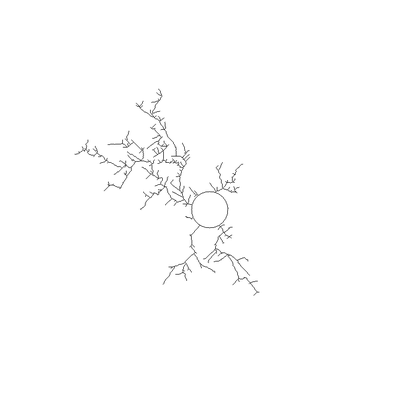
%> input picture PUF_DATA_COLORFLIPED/b15.tif, 420 x 420 px, shrunk from 800 x 800 before the run
$ octave noiseSript5.m   (GNU Octave 9; MATLAB toolbox functions it lacks are replaced by stand-ins)
%> lines starting %> are read from the running program, lines starting %| are printed output that depends on the picture; in (x1, y1, x2, y2) boxes, pixels count from 0 and x2, y2 are one past the last pixel; in counts of white or black regions, pixels touching at a corner belong together; the program's own positions count from 1
### noiseTestMain.m
function data = noiseTestMain(fileName,type)
%> called with fileName = 'b15.tif', type = 1
refIMG = imread(fileName);
%> refIMG is the input picture: size 420x420 uint8; min 51, max 255, mean 253.6
refIMG = im2double(refIMG);
%> refIMG: size 420x420 double
if (type==1)
    noised_sample = 10;
    data = zeros(noised_sample, 1);

    for index = 2:noised_sample
        NImg = imageNoiseMaker(fileName,"salt & pepper",0.005*(index-1));
        denoise_image = denoiseHandle(NImg, "salt & pepper");
        try
            matchedTreeindex = smallIdentification(denoise_image);
        catch
            matchedTreeindex = 0;
        end
        data(index) = matchedTreeindex;

    end
elseif (type==2)
    noised_sample = 26;
    data = zeros(noised_sample, 1);

    parfor index = 1:noised_sample
        NImg = imageNoiseMaker(fileName,"gaussian",0.001*(index-1));
        denoise_image = denoiseHandle(NImg);
        try
            matchedTreeindex = smallIdentification(denoise_image);
        catch
            matchedTreeindex = 0;
        end
        data(index) = matchedTreeindex;
    end

end
end


function matchedTreeindex = smallIdentification(inputIMGE)
inputIMGE = (inputIMGE*-1) + 1;
[height, width] = size(inputIMGE);
rough_circle = hough_circle(inputIMGE,.5,0.1,33,37,1);

rough_circle = round(mean(rough_circle, 2));
circleCenter.x = rough_circle(1);
circleCenter.y = rough_circle(2);
circleCenter.radius = rough_circle(3);
[xgrid, ygrid] = meshgrid(1:width, 1:height);
tempradius = circleCenter.radius;
for index = -3:3
    circle = sqrt((circleCenter.y - ygrid).^2 + (circleCenter.x...
        - xgrid).^2) <= tempradius + index;
    circle2 = sqrt((circleCenter.y - ygrid).^2 + (circleCenter.x...
        - xgrid).^2) <= tempradius + index -1;
    circleDiff = circle - circle2;
    [y, x] = find(circleDiff);
    temptotal = numel(y);
    if (sum(inputIMGE(y,x))/temptotal > .93)
        circleCenter.radius = tempradius + index;
        disp("succuessfully find the more accurate radius")
        break;
    end

    if (index == 3)
        circleCenter.radius = tempradius + .5;
    end
end


[TreeStruct, ~, ~, distinfo, angleinfo] = graph_based_rdGen(inputIMGE, circleCenter);

[maxmatchingRate, matchedTreeindex, Rmat] = mappingMain(TreeStruct,distinfo,angleinfo);

end

### imageNoiseMaker.m
function [NImg, LEN, THETA] = imageNoiseMaker(fileName,noiseName,varargin)
%> called with fileName = 'b15.tif', noiseName = 'salt & pepper'
%UNTITLED Summary of this function goes here
%   Detailed explanation goes here

I = imread(fileName);
I = im2double(I);
LEN = 0; THETA = 0;
if (noiseName == "gaussian")
    NImg = imnoise(I, 'gaussian', 0, varargin{1});
elseif (noiseName == "salt & pepper")
    NImg = imnoise(I, 'salt & pepper', varargin{1});
elseif (noiseName == "motion")
    LEN = varargin{1};
    THETA = varargin{2};
    PSF = fspecial('motion', LEN, THETA);
    NImg = imfilter(I, PSF, 'conv', 'circular');
end
end

### denoiseHandle.m
function denoise_image = denoiseHandle(noised_image, varargin)

if isempty(varargin)
    denoise_image = wiener2(noised_image);
    denoise_image = imbinarize(denoise_image);
    denoise_image = bwareaopen(denoise_image);
elseif varargin{1} == "salt & pepper"
    format = fspecial('average', 5);
    denoise_image = filter2(format, noised_image);
    denoise_image = imbinarize(denoise_image);
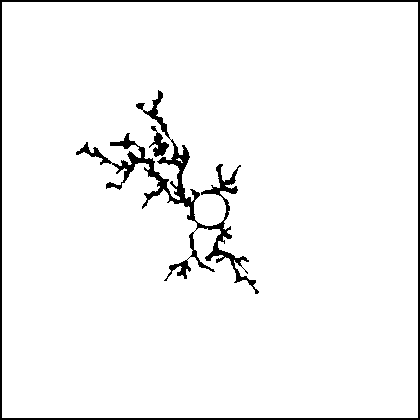
%> denoise_image: size 420x420 logical; 95.7% white; 3 black regions, box (x1, y1, x2, y2) and area: (76, 90, 259, 294) 3959, (0, 0, 420, 420) 3344, (149, 126, 169, 157) 257
    denoise_image = bwareaopen(denoise_image, 400);
%> denoise_image: size 420x420 logical; 95.7% white; 3 black regions, box (x1, y1, x2, y2) and area: (76, 90, 259, 294) 3973, (0, 0, 420, 420) 3344, (149, 126, 169, 157) 257
    denoise_image = -denoise_image + 1;
    denoise_image = bwmorph(denoise_image,'thin',inf);
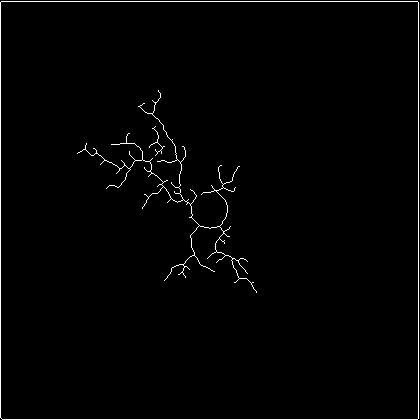
%> denoise_image: size 420x420 logical; 1.5% white in thin lines or dots
    denoise_image = -denoise_image + 1;
%> denoise_image: size 420x420 double; values 0 (black) and 1 (white), 98.5% white; black in thin lines or dots
elseif varargin{1} == "motion"
    LEN = varargin{2};
    THETA = varargin{3};
    PSF = fspecial('motion', LEN, THETA);
    NSR = 0;
    denoise_image = deconvwnr(noised_image, PSF, NSR);
    denoise_image = imbinarize(denoise_image);
end

end

### hough_circle.m
function [para, hough_space,hough_circleOut] = hough_circle(BW,step_r,step_angle,r_min,r_max,p)
%> called with step_r = 0.5, step_angle = 0.1, r_min = 33, r_max = 37, p = 1
%[HOUGH_SPACE,HOUGH_CIRCLE,PARA] = HOUGH_CIRCLE(BW,STEP_R,STEP_ANGLE,R_MAX,P)

[m,n] = size(BW);
size_r = round((r_max-r_min)/step_r)+1;
size_angle = round(2*pi/step_angle);

hough_space = zeros(m,n,size_r);

[rows,cols] = find(BW);
%> rows = 2663 values from 2 to 420; cols = 2663 values from 1 to 419
ecount = size(rows);
%> ecount = [2663 1]

% Hough Transformation
% Transform (x,y) domain to (a, b, r) domain
% a = x-r*cos(angle)
% b = y-r*sin(angle)
for i=1:ecount
    for r=1:size_r
        for k=1:size_angle
            a = round(rows(i)-(r_min+(r-1)*step_r)*cos(k*step_angle));
            b = round(cols(i)-(r_min+(r-1)*step_r)*sin(k*step_angle));
            if(a>0&a<=m&b>0&b<=n)
                hough_space(a,b,r) = hough_space(a,b,r)+1;
            end
        end
    end
end

% ??????????
max_para = max(max(max(hough_space)));
%> max_para = 13
index = find(hough_space>=max_para*p);
%> index = 1329526
length = size(index);
%> length = [1 1]
hough_circleOut=zeros(m,n);
for i=1:ecount
    for k=1:length
        par3 = floor(index(k)/(m*n))+1;
        par2 = floor((index(k)-(par3-1)*(m*n))/m)+1;
        par1 = index(k)-(par3-1)*(m*n)-(par2-1)*m;
        if((rows(i)-par1)^2+(cols(i)-par2)^2<(r_min+(par3-1)*step_r)^2+5&...
                (rows(i)-par1)^2+(cols(i)-par2)^2>(r_min+(par3-1)*step_r)^2-5)
            hough_circleOut(rows(i),cols(i)) = 1;
        end
    end
end
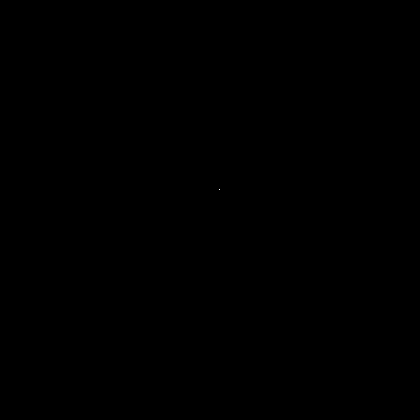
%> hough_circleOut: size 420x420 double; values 0 (black) and 1 (white), 0% white in thin lines or dots, all inside (x1, y1, x2, y2) = (219, 189, 220, 190)

% The output
for k=1:length
    par3 = floor(index(k)/(m*n))+1;
    par2 = floor((index(k)-(par3-1)*(m*n))/m)+1;
    par1 = index(k)-(par3-1)*(m*n)-(par2-1)*m;
    par3 = r_min+(par3-1)*step_r;
    fprintf(1,'Center%d at [%d, %d], radius = %d\n',k,par1,par2,par3);
    para(:,k) = [par1,par2,par3]';

end
%> this loop made 1 pass
%> (par3, par2, par1) on pass 1: (36.5, 226, 226)
%> (printed output is left out)
%> after the loop, para = [226; 226; 36.5]
%> in smallIdentification, `rough_circle = round(mean(rough_circle, 2));`: rough_circle = [226; 226; 37]
%> in smallIdentification, `circleCenter.x = rough_circle(1);`: circleCenter.x = 226
%> in smallIdentification, `circleCenter.radius = rough_circle(3);`: circleCenter.radius = 37
%> the loop in smallIdentification, `for index = -3:3` made 7 passes
%> (temptotal, circleCenter.radius) on pass 7: (248, 37.5)
%> pass 1, in smallIdentification, `circle2 = sqrt((circleCenter.y - ygrid).^2 + (circleCenter.x - xgrid)...`:
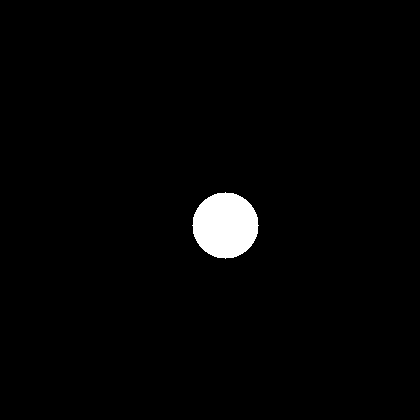
%> circle2: size 420x420 logical; 1.9% white; 1 white region, box (x1, y1, x2, y2) and area: (192, 192, 259, 259) 3409
%> pass 1, in smallIdentification, `circleDiff = circle - circle2;`:
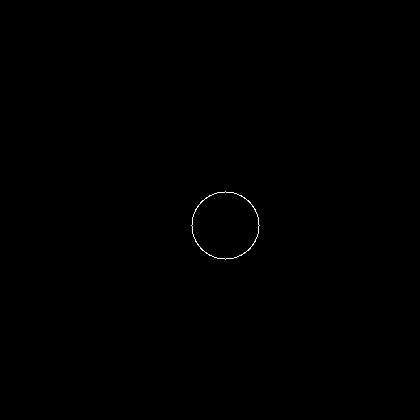
%> circleDiff: size 420x420 double; values 0 (black) and 1 (white), 0.12% white in thin lines or dots, all inside (x1, y1, x2, y2) = (191, 191, 260, 260)
%> pass 2, in smallIdentification, `circle = sqrt((circleCenter.y - ygrid).^2 + (circleCenter.x - xgrid).^..`:
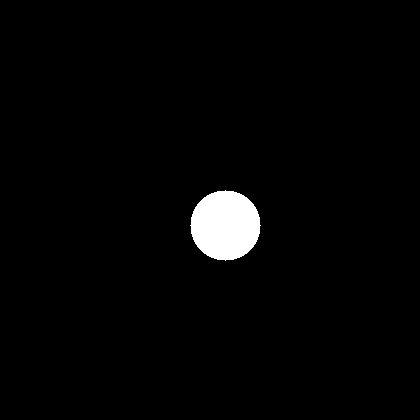
%> circle: size 420x420 logical; 2.2% white; 1 white region, box (x1, y1, x2, y2) and area: (190, 190, 261, 261) 3853
%> after the loop in smallIdentification, `for index = -3:3`: circleCenter = {x 226, y 226, radius 37.5}

### graph_based_rdGen.m
function [TreeStruct, new_result, cellnodes, distinfo, angleinfo] = graph_based_rdGen(image, circleInfo, varargin)
%%This function is differ than the original graph_based function, it should
%%be called when the image is just a skeleton, and can be easily get Tree
%%structure

%%% remove circle in center and find tree initial point
[height, width] = size(image);
radius = circleInfo.radius;
%> radius = 37.5
centery = circleInfo.x;
%> centery = 226
centerx = circleInfo.y;
%> centerx = 226
% ADD 1st mask
initial_image = image;
[xgrid, ygrid] = meshgrid(1:width, 1:height);
mask = sqrt((xgrid-centery).^2 + (ygrid-centerx).^2) <= radius-1;
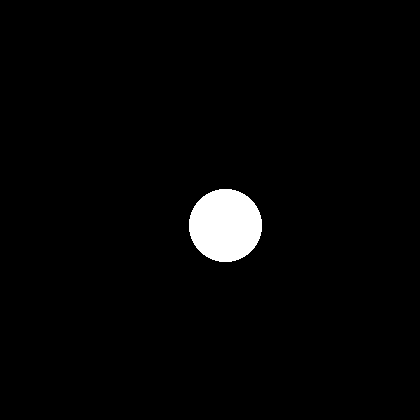
%> mask: size 420x420 logical; 2.4% white; 1 white region, box (x1, y1, x2, y2) and area: (189, 189, 262, 262) 4197
mask = (mask-1)*(-1);
initial_image = mask.*initial_image;
%> initial_image: size 420x420 double; values 0 (black) and 1 (white), 1.4% white in thin lines or dots
%> (the rest of the program and of its run is left out)
